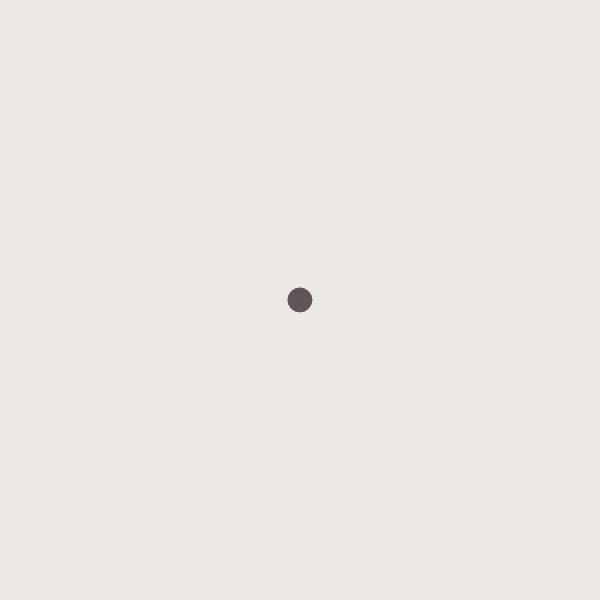
Frame 1 (no input)
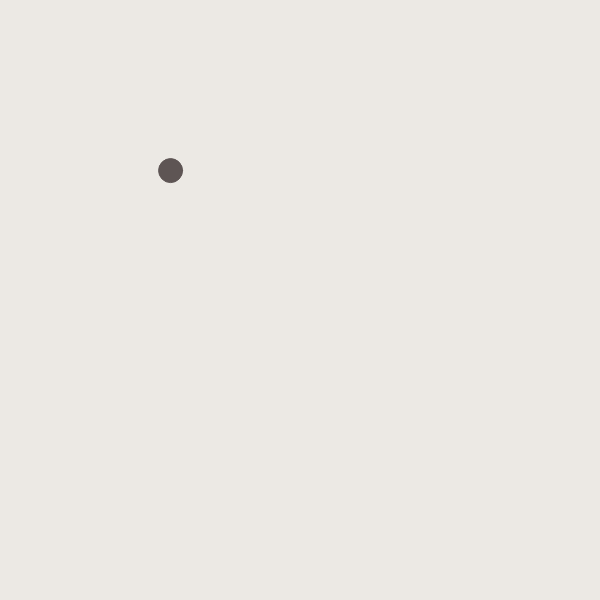
Frame 60 (no input)
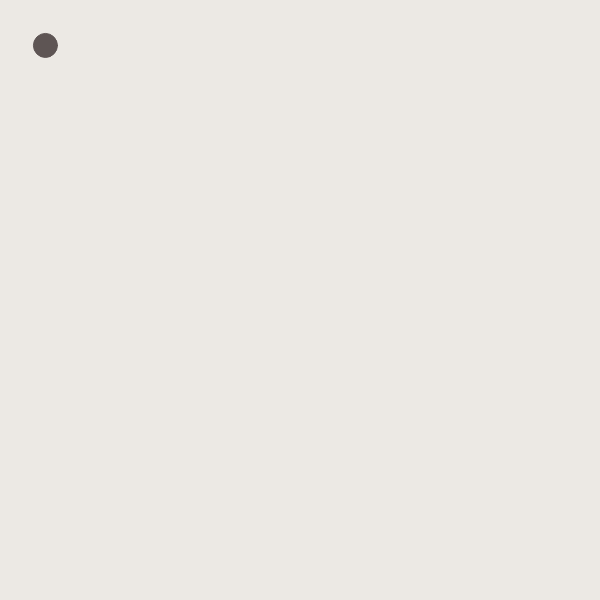
Frame 120 (the mouse pressed at the canvas centre since frame 60)

The p5.js sketch that drew these frames (run headless with seeded random() and noise() and a simulated clock; from frame 60 on, the mouse is pressed at the canvas centre):

// p5.js sketch
// ── sketch.js
let w;

function setup() {
  createCanvas(600, 600);
  stroke("#5E5554");
  fill("#5E5554");
  w = new Walker();
}

function draw() {
  background("#ECE9E4");
  w.update();
  w.show();
}

class Walker {

  constructor() {
    this.pos = createVector(width / 2, height / 2);
    this.velocity = createVector(0, 0);
  }

  update() {
    let mouse = createVector(mouseX, mouseY);
    this.accel = p5.Vector.sub(mouse, this.pos);
    // this.accel.normalize();
    // this.accel.mult(0.1);
    this.accel.setMag(0.1);

    this.velocity.add(this.accel);
    this.pos.add(this.velocity);
  }

  show() {
    ellipse(this.pos.x, this.pos.y, 24, 24);
  }
}
